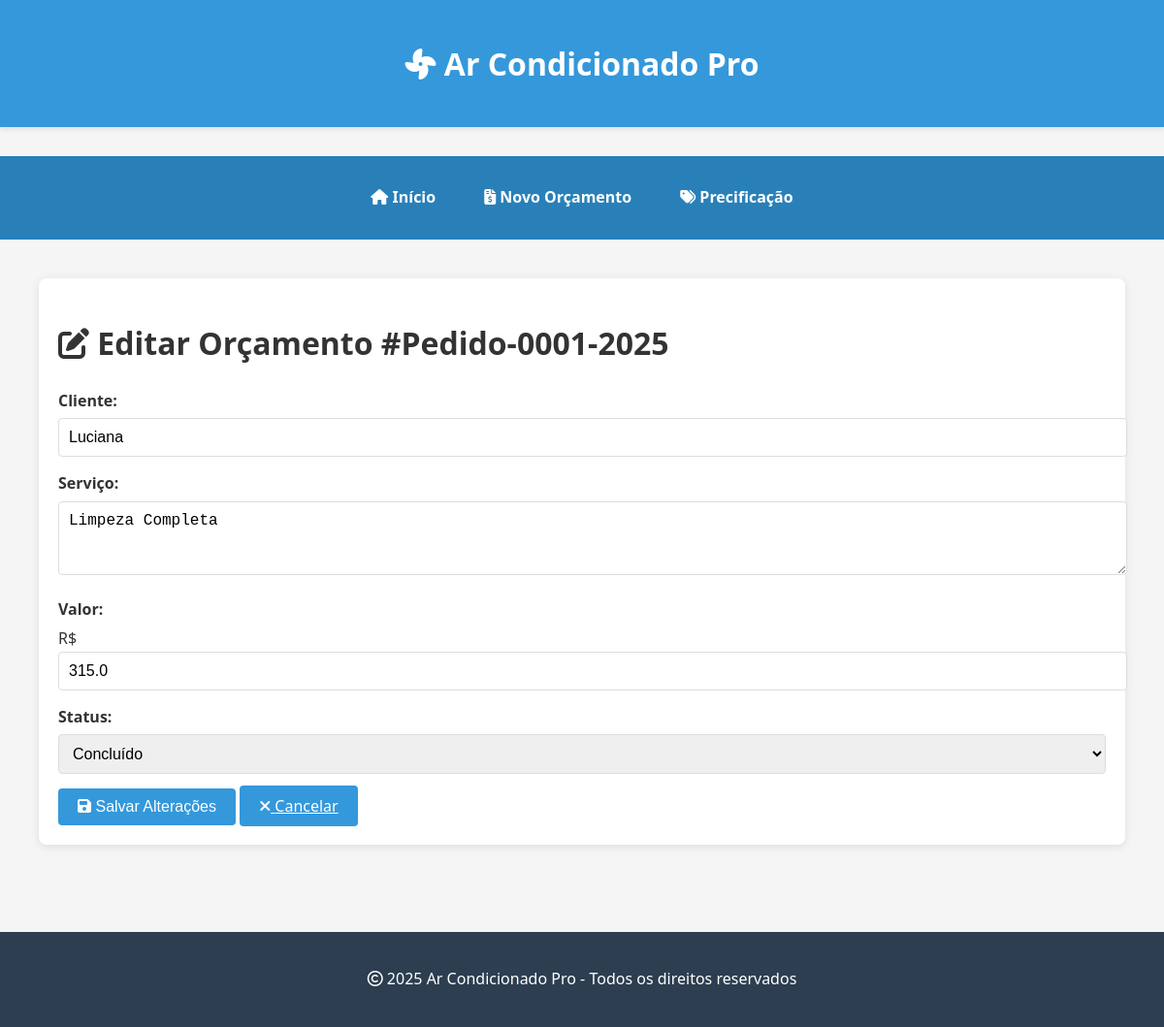
The page /editar_orcamento/1 on the database its author committed.
### app.py (models this page shows)
class Orcamento(db.Model):
    id = db.Column(db.Integer, primary_key=True)
    numero = db.Column(db.String(20), unique=True)
    cliente_nome = db.Column(db.String(100))
    cliente_telefone = db.Column(db.String(20))
    cliente_email = db.Column(db.String(100))
    servico = db.Column(db.String(100))
    valor_base = db.Column(db.Float)
    desconto = db.Column(db.Float)
    valor_final = db.Column(db.Float)
    forma_pagamento = db.Column(db.String(50))
    taxa_cartao = db.Column(db.Float, default=0.0)
    taxa_maquina = db.Column(db.Float, default=0.0)
    parcelas = db.Column(db.Integer, default=1)
    status = db.Column(db.String(20), default='pendente')
    data_criacao = db.Column(db.DateTime, default=datetime.utcnow)
    validade_dias = db.Column(db.Integer, default=7)
    observacoes = db.Column(db.Text)
    recibo_id = db.Column(db.Integer, db.ForeignKey('recibo.id'))
    recibo = db.relationship('Recibo', backref='orcamento', uselist=False)

### app.py (the view, shortened to what this page needs)
@app.route('/editar_orcamento/<int:id>', methods=['GET', 'POST', 'PUT'])
def editar_orcamento(id):
    orcamento = Orcamento.query.get_or_404(id)
    return render_template('editar_orcamento.html', orcamento=orcamento)

### templates/editar_orcamento.html (shortened to what this page needs)
{% extends "base.html" %}
{% block content %}
<div class="container">
    <div class="card">
        <h1><i class="fas fa-edit"></i> Editar Orçamento #{{ orcamento.numero }}</h1>
        <form method="POST" action="{{ url_for('editar_orcamento', id=orcamento.id) }}">
            <div class="form-group">
                <label for="cliente">Cliente:</label>
                <input type="text" class="form-control" id="cliente" name="cliente"
                       value="{{ orcamento.cliente_nome or '' }}" required>
            </div>
            <div class="form-group">
                <label for="servico">Serviço:</label>
                <textarea class="form-control" id="servico" name="servico" rows="3" required>{{ orcamento.servico or '' }}</textarea>
            </div>
            <div class="form-group">
                <label for="valor">Valor:</label>
                <div class="input-group">
                    <div class="input-group-prepend">
                        <span class="input-group-text">R$</span>
                    </div>
                    <input type="number" step="0.01" class="form-control" id="valor" name="valor"
                           value="{{ orcamento.valor_final or '0.00' }}" required>
                </div>
            </div>
            <div class="form-group">
                <label for="status">Status:</label>
                <select class="form-control" id="status" name="status" required>
                    <option value="concluido" {% if orcamento.status == 'concluido' %}selected{% endif %}>Concluído</option>
                </select>
            </div>
            <button type="submit" class="btn btn-primary mt-3">
                <i class="fas fa-save"></i> Salvar Alterações
            </button>
            <a href="{{ url_for('lista_orcamentos') }}" class="btn btn-secondary mt-3">
                <i class="fas fa-times"></i> Cancelar
            </a>
        </form>
    </div>
</div>
{% endblock %}

### static/style.css (style rules this page uses)
:root { --primary-color: #3498db; --secondary-color: #2980b9; --accent-color: #e74c3c; --light-color: #ecf0f1; --dark-color: #2c3e50; --success-color: #2ecc71; }
body { font-family: 'Segoe UI', Tahoma, Geneva, Verdana, sans-serif; line-height: 1.6; color: #333; background-color: #f5f5f5; margin: 0; padding: 0; }
.container { max-width: 1200px; margin: 0 auto; padding: 20px; }
.card { background: white; border-radius: 8px; box-shadow: 0 2px 10px rgba(0,0,0,0.1); padding: 20px; margin-bottom: 20px; }
.form-group { margin-bottom: 15px; }
.form-group label { display: block; margin-bottom: 5px; font-weight: bold; }
.form-control { width: 100%; padding: 10px; border: 1px solid #ddd; border-radius: 4px; font-size: 16px; }
.btn { background-color: var(--primary-color); color: white; border: none; padding: 10px 20px; border-radius: 4px; cursor: pointer; font-size: 16px; transition: background-color 0.3s; }

### rows shown on the page
Orcamento: numero "Pedido-0001-2025", cliente "Luciana", servico "Limpeza Completa", valor "315.0", status "Concluído"
